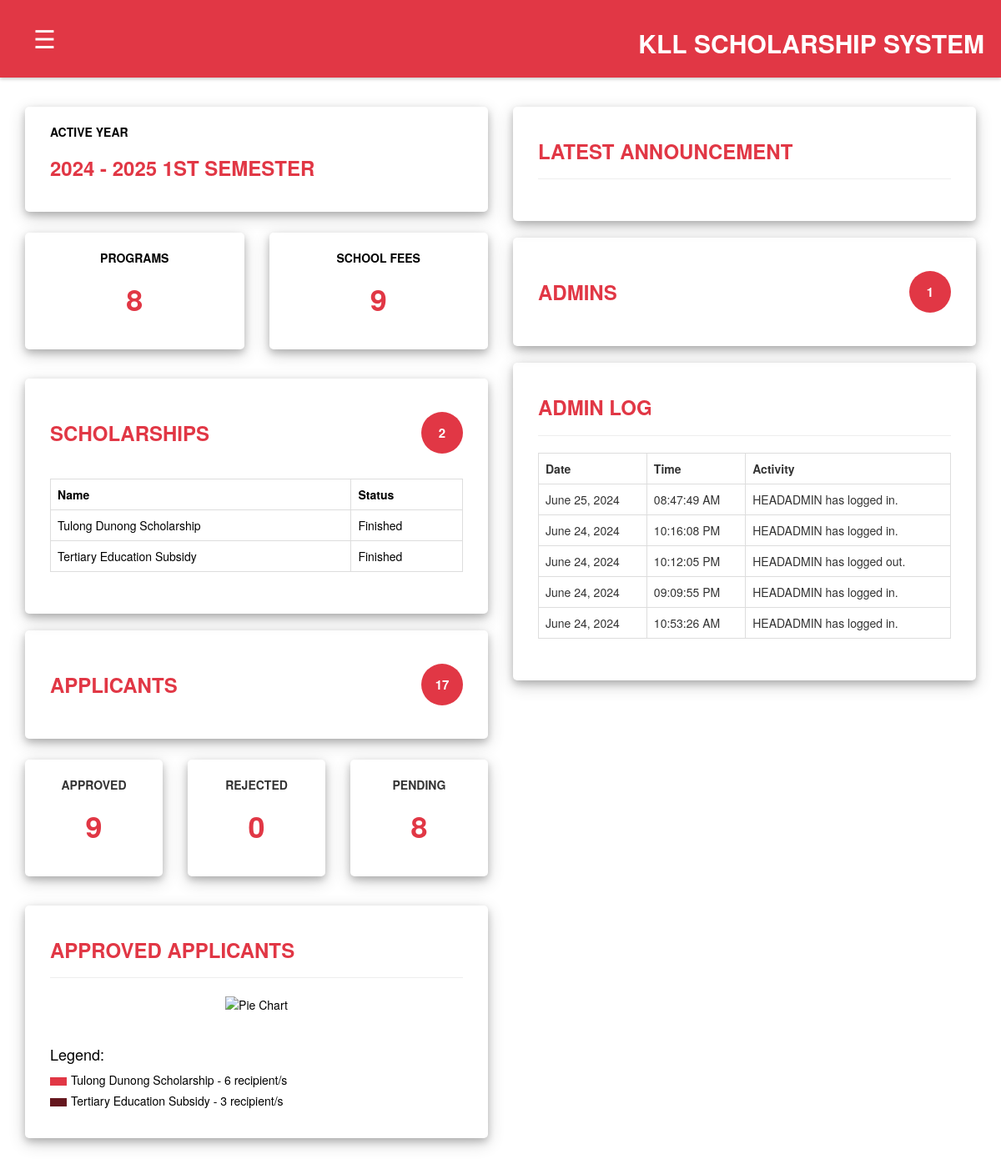
Screenshot of /admin/dashboard.php (signed in) with the database file from the repository.
### tables this page shows
CREATE TABLE `tb_yearsem` (
  `id` int(11) NOT NULL,
  `academic_year` varbinary(255) DEFAULT NULL,
  `semester` varbinary(255) DEFAULT NULL,
  `start_date` varbinary(255) DEFAULT NULL,
  `end_date` varbinary(255) DEFAULT NULL
);

CREATE TABLE `tb_scholarships` (
  `id` int(11) NOT NULL,
  `name` varbinary(255) DEFAULT NULL,
  `description` varbinary(500) DEFAULT NULL,
  `allowance` varbinary(255) DEFAULT NULL,
  `start_date` varbinary(255) DEFAULT NULL,
  `end_date` varbinary(255) DEFAULT NULL
);

CREATE TABLE `tb_adminlog` (
  `id` int(11) NOT NULL,
  `admin_id` int(11) DEFAULT NULL,
  `actn` varbinary(255) DEFAULT NULL,
  `date_time` varbinary(255) DEFAULT NULL
);

### conn.php (called while the page is built, shortened)
<?php
    $hexKey = "a3f5d4e6b1c2d3e4f5a6b7c8d9e0f1a2";
    $key = hex2bin($hexKey);
    $method = "AES-128-ECB";
?>

### admin/dashboard.php (the view, shortened to what this page needs)
<?php
    include("navbar.php");
    $dateNow = date("Y-m-d");
    $active_yearsem = "";
    $resultYearSem = $conn->query("select * from tb_yearsem");
    while($row=$resultYearSem->fetch_assoc()){
        $start_date = openssl_decrypt($row["start_date"], $method, $key);
        $end_date = openssl_decrypt($row["end_date"], $method, $key);
        if($dateNow >= $start_date && $dateNow <= $end_date){
            $active_yearsem = openssl_decrypt($row["academic_year"], $method, $key) ." ".openssl_decrypt($row["semester"], $method, $key);
        }
    }
    $resultScholarship = $conn->query("select * from tb_scholarships");
    $total_scholarships = mysqli_num_rows($resultScholarship);
    $resultApplicants = $conn->query("select * from tb_application");
    $total_applicants = mysqli_num_rows($resultApplicants);
    $resultApprove = $conn->query("select * from tb_approve");
    $total_approved = mysqli_num_rows($resultApprove);
    $rejected = openssl_encrypt("Rejected", $method, $key);
    $resultRejected = $conn->query("select * from tb_application where stats = '$rejected'");
    $total_rejected = mysqli_num_rows($resultRejected);
    $pending = openssl_encrypt("Pending", $method, $key);
    $resultPending = $conn->query("select * from tb_application where stats = '$pending'");
    $total_pending = mysqli_num_rows($resultPending);
    $resultProgram = $conn->query("select * from tb_program");
    $total_programs = mysqli_num_rows($resultProgram);
    $resultFees = $conn->query("select * from tb_fees");
    $total_fees = mysqli_num_rows($resultFees);
    $resultAdmins = $conn->query("select * from tb_admin");
    $total_admins = mysqli_num_rows($resultAdmins);
?>
<!DOCTYPE html>
<html lang="en">
<head>
    <link rel="stylesheet" href="https://maxcdn.bootstrapcdn.com/bootstrap/3.4.1/css/bootstrap.min.css">
    <link rel="stylesheet" href="https://cdn.jsdelivr.net/npm/bootstrap-icons@1.11.1/font/bootstrap-icons.css">
    <link rel="stylesheet" href="https://cdnjs.cloudflare.com/ajax/libs/font-awesome/6.0.0-beta3/css/all.min.css">
    <link rel="stylesheet" href="/scholarship_system/style.css">
</head>
<body>
    <div class="dashboard_container">
        <div class="row">
            <div class="col-md-6">
                <a href="./manage_yearsem/yearsem.php"><div class="dashboard_content">
                    <b>ACTIVE YEAR</b>
                     <h3 class="dashboard_title"><b><?php echo $active_yearsem; ?></b></h3>
                </div></a><br>
                <div class="row">
                    <div class="col-md-6">
                        <a href="./manage_program/program.php"><div class="dashboard_content">
                            <center>
                            <b>PROGRAMS</b>
                            <h1 class="dashboard_title"><?php echo $total_programs;?></h1>
                            </center>
                        </div></a>
                    </div>
                    <div class="col-md-6" >
                        <a href="./manage_fees/fees.php"><div class="dashboard_content">
                            <center>
                            <b>SCHOOL FEES</b>
                            <h1 class="dashboard_title"><?php echo $total_fees;?></h1>
                            </center>
                        </div></a>
                    </div>
                </div><br>
                <a href="./manage_scholarship/scholarship.php"><div class="dashboard_content">
                    <table width="100%">
                        <tr>
                            <td><h3 class="dashboard_title">SCHOLARSHIPS</h3></td>
                            <td style="text-align: right"><h3 class="dashboard_counts"><?php echo $total_scholarships;?></h3></td>
                        </tr>
                    </table>
                    <br>
                    <table class="table table-bordered">
                        <tr>
                            <th>Name</th>
                            <th>Status</th>
                        </tr>
                        <?php
                        while($row = $resultScholarship->fetch_assoc()){
                            $start_date = openssl_decrypt($row["start_date"], $method, $key);
                            $end_date = openssl_decrypt($row["end_date"], $method, $key);
                            $scholarship_name = openssl_decrypt($row["name"], $method, $key);
                            echo "<tr>
                                <td>$scholarship_name</td>
                                <td>";
                                if($dateNow < $start_date){
                                    echo  "Not Yet Started";
                                }else if($dateNow > $end_date){
                                    echo "Finished";
                                }else{
                                    echo "Ongoing";
                                }
                            echo "</td></tr>";
                        }
                        ?>
                    </table>
                </div></a><br>
                <a href="./manage_applications/applications.php"><div class="dashboard_content">
                    <table width="100%">
                        <tr>
                            <td><h3 class="dashboard_title">APPLICANTS</h3></td>
                            <td style="text-align: right"><h3 class="dashboard_counts"><?php echo $total_applicants;?></h3></td>
                        </tr>
                    </table>
                </div></a>
                <br>
                <div class="row">
                    <div class="col-md-4">
                        <div class="dashboard_content">
                            <center>
                            <b>APPROVED</b>
                            <h1 class="dashboard_title"><?php echo $total_approved;?></h1>
                            </center>
                        </div>
                    </div>
                    <div class="col-md-4" >
                        <div class="dashboard_content">
                            <center>
                            <b>REJECTED</b>
                            <h1 class="dashboard_title"><?php echo $total_rejected;?></h1>
                            </center>
                        </div>
                    </div>
                    <div class="col-md-4" >
                        <div class="dashboard_content">
                            <center>
                            <b>PENDING</b>
                            <h1 class="dashboard_title"><?php echo $total_pending;?></h1>
                            </center>
                        </div>
                    </div>
                </div>
                <br>
                <a href="./payroll_billing/payroll_billing.php"><div class="dashboard_content">
                    <h3 class="dashboard_title">APPROVED APPLICANTS</h3>
                    <hr>
                    <center>
                    <img src="approved_chart.php" class="pie_chart" alt="Pie Chart">
                    </center>
                    <br>
                    <div class="legend">
                        <h4>Legend:</h4>
                        <?php
                        $accepted = openssl_encrypt("Accepted", $method, $key);
                        $sql = "select tb_scholarships.name as scholarship_name, COUNT(*) as count
                            FROM tb_application
                            JOIN tb_yearsem ON tb_application.yearsem_id = tb_yearsem.id
                            JOIN tb_studentinfo ON tb_application.student_id = tb_studentinfo.student_id
                            JOIN tb_scholarships ON tb_application.scholarship_id = tb_scholarships.id
                            WHERE tb_application.stats = '$accepted'
                            GROUP BY tb_scholarships.id";
                        $result = $conn->query($sql);
                        $scholarship_data = [];
                        $image_width = 600;
                        $image_height = 600;
                        $image = imagecreatetruecolor($image_width, $image_height);
                            if ($result->num_rows > 0) {
                                while ($row = $result->fetch_assoc()) {
                                    $scholarship_name = openssl_decrypt($row['scholarship_name'], $method, $key);
                                    $scholarship_data[$scholarship_name] = $row['count'];
                                }
                            } else {
                                echo "No data found";
                                exit;
                            }
                            $colors = [
                                imagecolorallocate($image, 225, 55, 69),
                                imagecolorallocate($image, 101, 23, 30),
                                imagecolorallocate($image, 255, 0, 0)
                            ];
                            function image_rgb($color) {
                                return sprintf('#%02x%02x%02x', ($color >> 16) & 0xFF, ($color >> 8) & 0xFF, $color & 0xFF);
                            }
                        $i = 0;
                        foreach ($scholarship_data as $label => $count) {
                            echo '<div class="legend_item">';
                            echo '<span class="legend_color" style="background-color: ' . htmlspecialchars(image_rgb($colors[$i % count($colors)])) . ';"></span>';
                            echo '<span>' . htmlspecialchars($label) . ' - ' . $count . ' recipient/s</span>';
                            echo '</div>';
                            $i++;
                        }
                        ?>
                    </div>
                </div></a>
            </div>
            <div class="col-md-6">
                <a href="./manage_announcement/announcement.php"><div class="dashboard_content">
                    <h3 class="dashboard_title">LATEST ANNOUNCEMENT</h3>
                    <hr>
                </div></a>
                <br>
                <a href="./manage_admin/admin.php"><div class="dashboard_content">
                    <table width="100%">
                        <tr>
                            <td><h3 class="dashboard_title">ADMINS</h3></td>
                            <td style="text-align: right"><h3 class="dashboard_counts"><?php echo $total_admins;?></h3></td>
                        </tr>
                    </table>
                </div></a>
                <br>
                <div class="dashboard_content">
                    <h3 class="dashboard_title">ADMIN LOG</h3>
                    <hr>
                    <?php
                    $query = "select tb_admin.name as admin_name, tb_adminlog.actn, tb_adminlog.date_time from tb_admin, tb_adminlog where tb_adminlog.admin_id = tb_admin.id order by tb_adminlog.id DESC LIMIT 5";
                    $result = mysqli_query($conn, $query) or die(mysqli_error($conn));
                    echo "<table class='table table-bordered table_records'>
                                <tr>
                                    <th>Date</th>
                                    <th>Time</th>
                                    <th>Activity</th>
                                    </tr>";
                    while($row = mysqli_fetch_assoc($result)){
                        $name = openssl_decrypt($row["admin_name"], $method, $key);
                        $action = openssl_decrypt($row["actn"], $method, $key);
                        $date_time = openssl_decrypt($row["date_time"], $method, $key);
                        $date_create = date_create($date_time);
                        $format_date = date_format($date_create,"F j, Y");
                        $format_time = date_format($date_create,"h:i:s A");
                        echo "<tr>
                                <td>$format_date</td>
                                <td>$format_time</td>
                                <td>$name has $action.</td>
                        </tr>";
                    }
                    echo "</table>";
                    ?>
                </div>
            </div>
        </div>
    </div>
</body>
</html>

### style.css (style rules this page uses)
body { overflow-x: hidden; }
a, a:active, a:visited, a:link { text-decoration: none; color: black; }
.dashboard_container { padding: 30px; }
.dashboard_content { padding: 30px; padding-top: 20px; box-shadow: 0 4px 8px 0 rgba(0, 0, 0, 0.2), 0 6px 20px 0 rgba(0, 0, 0, 0.19); border-radius: 5px; }
.dashboard_title { font-weight: bold; color:#E13745; text-transform: uppercase; }
.dashboard_counts { background-color: #E13745; color: white; width: 50px; height: 50px; display: flex; align-items: center; justify-content: center; text-align: center; border-radius: 50%; float: right; font-size: 15px; font-weight: bold; }
.row { padding-top: 5px; padding-bottom: 5px; }
.pie_chart { height: 20vw; width: auto; }
.legend { margin-top: 20px; text-align: left; }
.legend_item { margin-bottom: 5px; }
.legend_color { display: inline-block; width: 20px; height: 10px; margin-right: 5px; vertical-align: middle; }
@media (max-width: 1200px) { .pie_chart { height: 30vw; width: auto; } }

### admin/dashboard.php (style rules this page uses)
@media (max-width: 1200px) { .col-md-4 { margin-bottom: 10px; } }
@media (max-width: 1200px) { .col-md-6 { margin-bottom: 10px; } }

### rows the page displays
tb_yearsem: active_yearsem "2024 - 2025 1ST SEMESTER"
tb_scholarships: name "Tulong Dunong Scholarship", shows "Finished"
tb_scholarships: name "Tertiary Education Subsidy", shows "Finished"
tb_adminlog: date_time "June 25, 2024", date_time "08:47:49 AM", admin.name "HEADADMIN", actn "logged in"
tb_adminlog: date_time "June 24, 2024", date_time "10:16:08 PM", admin.name "HEADADMIN", actn "logged in"
tb_adminlog: date_time "June 24, 2024", date_time "10:12:05 PM", admin.name "HEADADMIN", actn "logged out"
tb_adminlog: date_time "June 24, 2024", date_time "09:09:55 PM", admin.name "HEADADMIN", actn "logged in"
tb_adminlog: date_time "June 24, 2024", date_time "10:53:26 AM", admin.name "HEADADMIN", actn "logged in"

### other values shown
$total_programs "8"
$total_fees "9"
$total_scholarships "2"
$total_applicants "17"
$total_approved "9"
$total_rejected "0"
$total_pending "8"
$label "Tulong Dunong Scholarship"
$count "6"
$label "Tertiary Education Subsidy"
$count "3"
$total_admins "1"
